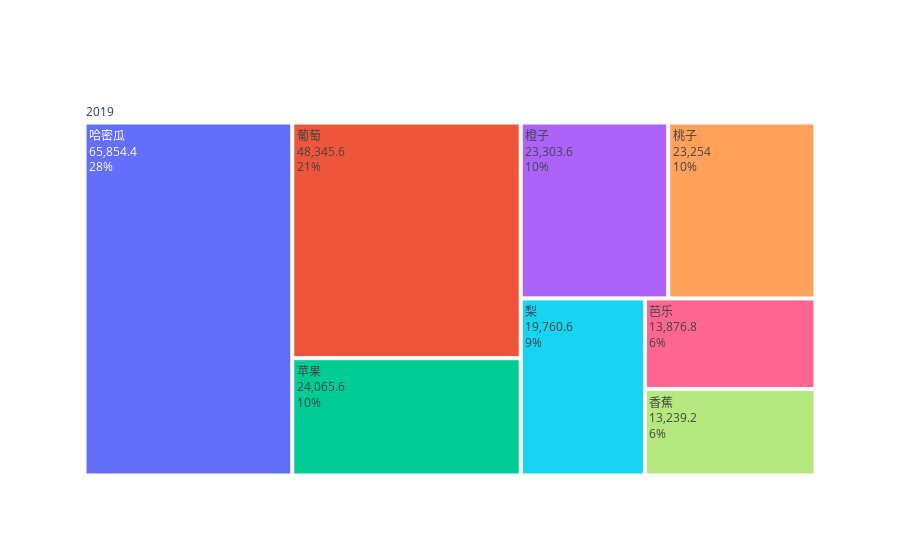
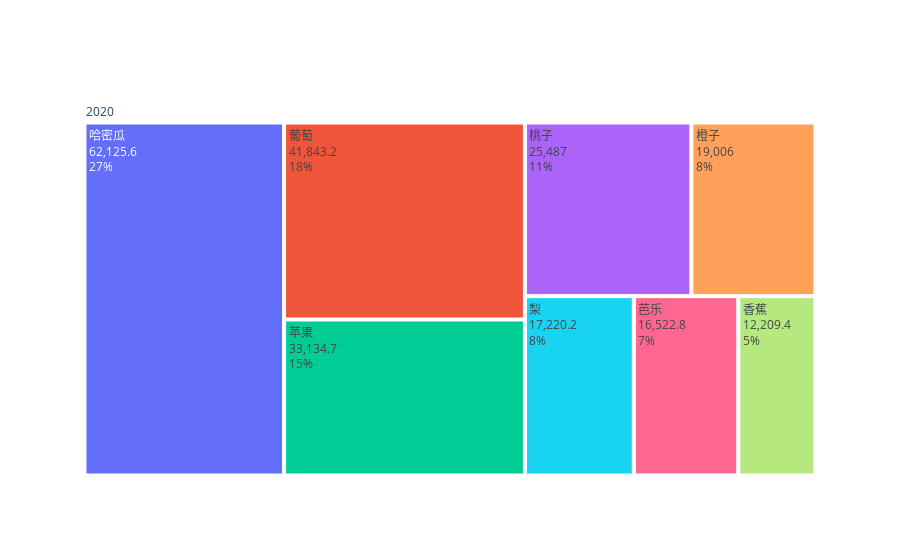
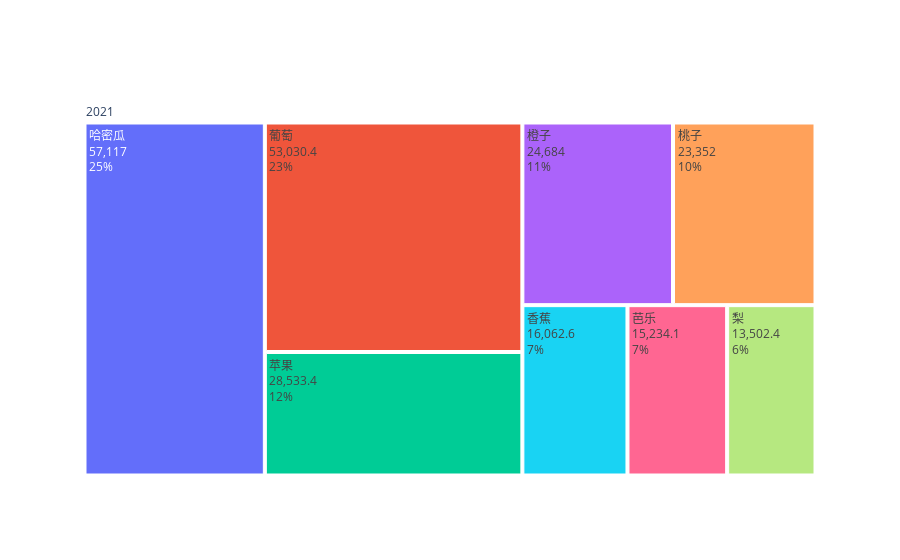

The notebook cell these images were saved under, in order:
### Code cell
for i, year in enumerate(years):
    df5 = df4[df4["time"] == year]
    fig4 = go.Figure(go.Treemap(
        labels = df5["fruit"].tolist(),
        parents = df5["time"].tolist(),
        values = df5["amount"].tolist(),
        textinfo = "label+value+percent root"
    ))
    fig4.show()

### Figure 1 — Plotly figure (JSON) as saved in the notebook; plotly's stock layout.template omitted (floating-point values rounded to 4 significant figures)
{"data": [{"labels": ["哈密瓜", "桃子", "梨", "橙子", "芭乐", "苹果", "葡萄", "香蕉"], "parents": ["2019", "2019", "2019", "2019", "2019", "2019", "2019", "2019"], "textinfo": "label+value+percent root", "type": "treemap", "values": [65850.0, 23254, 19760.0, 23300.0, 13880.0, 24070.0, 48350.0, 13240.0]}], "layout": {}}

### Figure 2 — Plotly figure (JSON) as saved in the notebook; plotly's stock layout.template omitted (floating-point values rounded to 4 significant figures)
{"data": [{"labels": ["哈密瓜", "桃子", "梨", "橙子", "芭乐", "苹果", "葡萄", "香蕉"], "parents": ["2020", "2020", "2020", "2020", "2020", "2020", "2020", "2020"], "textinfo": "label+value+percent root", "type": "treemap", "values": [62130.0, 25487, 17220.0, 19006, 16520.0, 33130.0, 41840.0, 12210.0]}], "layout": {}}

### Figure 3 — Plotly figure (JSON) as saved in the notebook; plotly's stock layout.template omitted (floating-point values rounded to 4 significant figures)
{"data": [{"labels": ["哈密瓜", "桃子", "梨", "橙子", "芭乐", "苹果", "葡萄", "香蕉"], "parents": ["2021", "2021", "2021", "2021", "2021", "2021", "2021", "2021"], "textinfo": "label+value+percent root", "type": "treemap", "values": [57117, 23352, 13500.0, 24684, 15230.0, 28530.0, 53030.0, 16060.0]}], "layout": {}}
